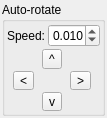
<?xml version="1.0" encoding="UTF-8"?>
<ui version="4.0">
 <class>AutoRotateSettings</class>
 <widget class="QWidget" name="AutoRotateSettings">
  <property name="geometry">
   <rect>
    <x>0</x>
    <y>0</y>
    <width>107</width>
    <height>118</height>
   </rect>
  </property>
  <property name="minimumSize">
   <size>
    <width>107</width>
    <height>118</height>
   </size>
  </property>
  <property name="windowTitle">
   <string>AutoRotate</string>
  </property>
  <property name="windowOpacity">
   <double>0.500000000000000</double>
  </property>
  <layout class="QVBoxLayout" name="verticalLayout">
   <property name="spacing">
    <number>2</number>
   </property>
   <property name="leftMargin">
    <number>2</number>
   </property>
   <property name="topMargin">
    <number>2</number>
   </property>
   <property name="rightMargin">
    <number>2</number>
   </property>
   <property name="bottomMargin">
    <number>2</number>
   </property>
   <item>
    <widget class="QGroupBox" name="groupBox">
     <property name="title">
      <string>Auto-rotate</string>
     </property>
     <layout class="QVBoxLayout" name="verticalLayout_2">
      <property name="spacing">
       <number>2</number>
      </property>
      <property name="leftMargin">
       <number>2</number>
      </property>
      <property name="topMargin">
       <number>2</number>
      </property>
      <property name="rightMargin">
       <number>2</number>
      </property>
      <property name="bottomMargin">
       <number>2</number>
      </property>
      <item>
       <layout class="QHBoxLayout" name="horizontalLayout">
        <item>
         <widget class="QLabel" name="label_30">
          <property name="text">
           <string>Speed:</string>
          </property>
         </widget>
        </item>
        <item>
         <widget class="QDoubleSpinBox" name="autoRotateSpeedSpinBox_">
          <property name="decimals">
           <number>4</number>
          </property>
          <property name="minimum">
           <double>0.000000000000000</double>
          </property>
          <property name="maximum">
           <double>1.000000000000000</double>
          </property>
          <property name="singleStep">
           <double>0.001000000000000</double>
          </property>
          <property name="value">
           <double>0.010000000000000</double>
          </property>
         </widget>
        </item>
       </layout>
      </item>
      <item>
       <layout class="QGridLayout" name="gridLayout">
        <item row="0" column="1">
         <widget class="QToolButton" name="rotateUpButton_">
          <property name="toolTip">
           <string>Rotate Object Up</string>
          </property>
          <property name="text">
           <string>^</string>
          </property>
         </widget>
        </item>
        <item row="1" column="0">
         <widget class="QToolButton" name="rotateLeftButton_">
          <property name="toolTip">
           <string>Rotate Object Left</string>
          </property>
          <property name="text">
           <string>&lt;</string>
          </property>
         </widget>
        </item>
        <item row="1" column="2">
         <widget class="QToolButton" name="rotateRightButton_">
          <property name="toolTip">
           <string>Rotate Object Right</string>
          </property>
          <property name="text">
           <string>&gt;</string>
          </property>
         </widget>
        </item>
        <item row="2" column="1">
         <widget class="QToolButton" name="rotateDownButton_">
          <property name="toolTip">
           <string>Rotate Object Down</string>
          </property>
          <property name="text">
           <string>v</string>
          </property>
         </widget>
        </item>
       </layout>
      </item>
     </layout>
    </widget>
   </item>
  </layout>
 </widget>
 <resources/>
 <connections/>
</ui>
